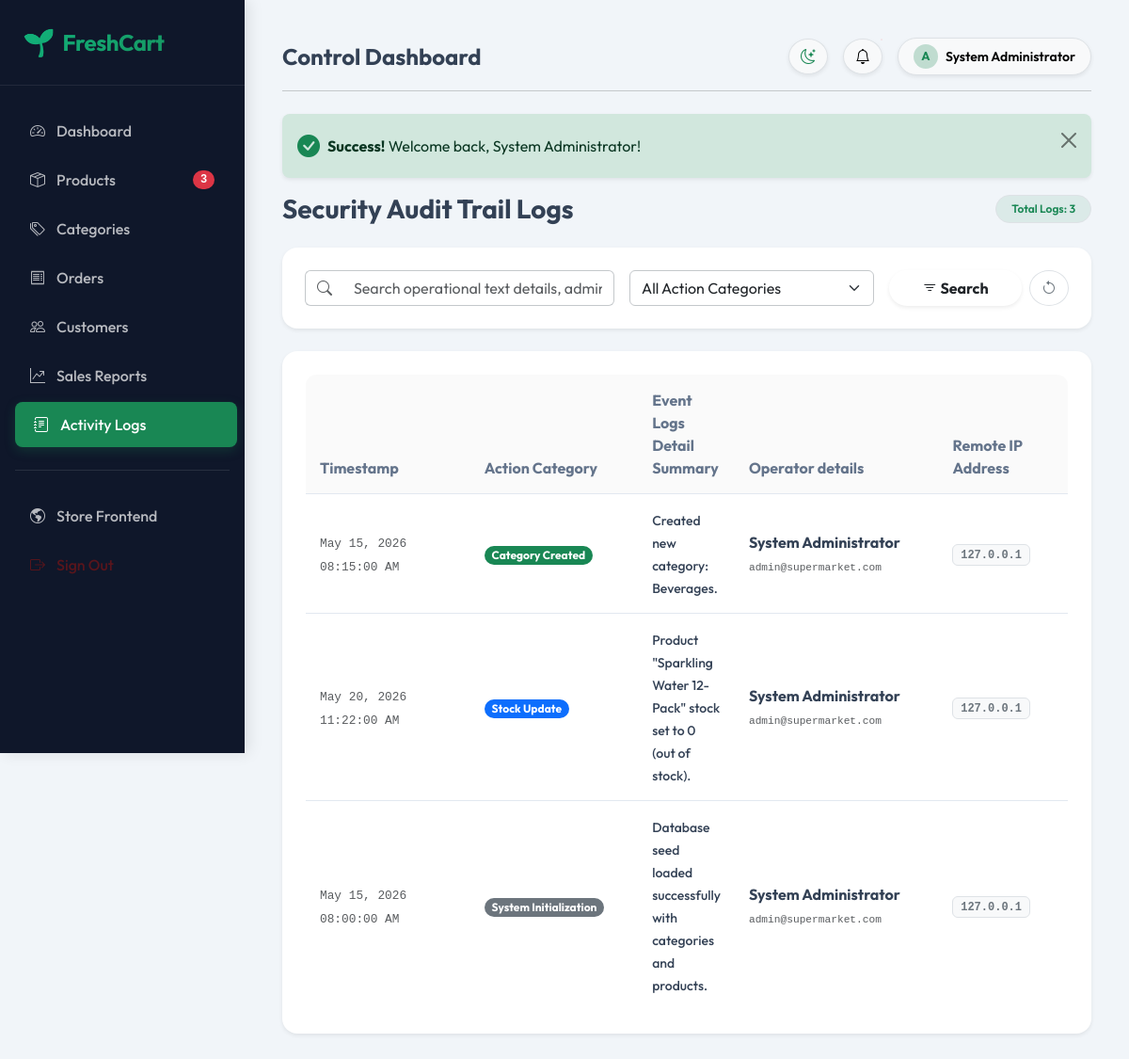
Screenshot of /admin/logs.php (signed in) with the database file from the repository.
### tables this page shows
CREATE TABLE `users` (
    `id` INT AUTO_INCREMENT PRIMARY KEY,
    `name` VARCHAR(100) NOT NULL,
    `email` VARCHAR(150) NOT NULL UNIQUE,
    `password` VARCHAR(255) NOT NULL,
    `role` ENUM('customer', 'admin') DEFAULT 'customer',
    `phone` VARCHAR(20) DEFAULT NULL,
    `address` TEXT DEFAULT NULL,
    `city` VARCHAR(100) DEFAULT NULL,
    `status` ENUM('active', 'inactive', 'blocked') DEFAULT 'active',
    `verification_token` VARCHAR(255) DEFAULT NULL,
    `email_verified` TINYINT(1) DEFAULT 0,
    `remember_token` VARCHAR(255) DEFAULT NULL,
    `created_at` TIMESTAMP DEFAULT CURRENT_TIMESTAMP,
    `updated_at` TIMESTAMP DEFAULT CURRENT_TIMESTAMP ON UPDATE CURRENT_TIMESTAMP,
    INDEX `idx_email` (`email`),
    INDEX `idx_role` (`role`)
);

CREATE TABLE `admin_logs` (
    `id` INT AUTO_INCREMENT PRIMARY KEY,
    `admin_id` INT NOT NULL,
    `action` VARCHAR(100) NOT NULL,
    `details` TEXT NOT NULL,
    `ip_address` VARCHAR(45) NOT NULL,
    `created_at` TIMESTAMP DEFAULT CURRENT_TIMESTAMP,
    FOREIGN KEY (`admin_id`) REFERENCES `users` (`id`) ON DELETE CASCADE
);

### includes/functions.php (called while the page is built, shortened)
<?php
function sanitize($data) {
    return htmlspecialchars(trim($data), ENT_QUOTES, 'UTF-8');
}
function is_logged_in() {
    return isset($_SESSION['user_id']) && isset($_SESSION['user_role']);
}
function get_logged_in_user($pdo) {
    $stmt = $pdo->prepare("SELECT * FROM users WHERE id = ?");
    $stmt->execute([$_SESSION['user_id']]);
    return $stmt->fetch();
}

### admin/logs.php (the view, shortened to what this page needs)
<?php
require_once __DIR__ . '/../includes/admin_header.php';
$limit = 15;
$page = isset($_GET['page']) && is_numeric($_GET['page']) ? (int)$_GET['page'] : 1;
$search = isset($_GET['search']) ? trim(sanitize($_GET['search'])) : '';
$action_filter = isset($_GET['action_filter']) ? sanitize($_GET['action_filter']) : 'All';
$sql_where = " WHERE 1=1";
$params = [];
try {
    $stmt_tot = $pdo->prepare("
        SELECT COUNT(*)
        FROM admin_logs l
        JOIN users u ON l.admin_id = u.id
        $sql_where
    ");
    $stmt_tot->execute($params);
    $total_rows = (int)$stmt_tot->fetchColumn();
} catch (PDOException $e) {
    $total_rows = 0;
}
$offset = ($page - 1) * $limit;
$logs_list = [];
try {
    $stmt_list = $pdo->prepare("
        SELECT l.*, u.name as admin_name, u.email as admin_email
        FROM admin_logs l
        JOIN users u ON l.admin_id = u.id
        $sql_where
        ORDER BY l.id DESC
        LIMIT $limit OFFSET $offset
    ");
    $stmt_list->execute($params);
    $logs_list = $stmt_list->fetchAll();
} catch (PDOException $e) {
    $_SESSION['flash_error'] = "Failed to load audit logs: " . $e->getMessage();
}
?>
<div class="d-flex justify-content-between align-items-center mb-4">
    <h3 class="fw-bold mb-0 text-dark" style="color: var(--admin-text-main) !important;">Security Audit Trail Logs</h3>
    <span class="badge bg-success bg-opacity-10 text-success rounded-pill px-3 py-2 fw-semibold border">Total Logs: <?php echo $total_rows; ?></span>
</div>
<div class="card border-0 shadow-sm rounded-4 admin-glass-card p-4 mb-4">
    <form action="logs.php" method="GET" class="row g-3">
        <div class="col-lg-5 col-md-6">
            <div class="input-group">
                <span class="input-group-text bg-white border-end-0 border-secondary-subtle"><i class="bi bi-search text-muted"></i></span>
                <input type="text" name="search" class="form-control border-start-0 border-secondary-subtle py-2.5" placeholder="Search operational text details, admin names..." value="<?php echo sanitize($search); ?>">
            </div>
        </div>
        <div class="col-lg-4 col-md-4">
            <select name="action_filter" class="form-select py-2.5 border-secondary-subtle">
                <option value="All" <?php echo $action_filter === 'All' ? 'selected' : ''; ?>>All Action Categories</option>
            </select>
        </div>
        <div class="col-lg-3 col-md-2 d-flex gap-2">
            <button type="submit" class="btn btn-success-gradient w-100 py-2.5 rounded-pill fw-bold shadow-sm"><i class="bi bi-filter"></i> Search</button>
            <a href="logs.php" class="btn btn-outline-secondary py-2.5 rounded-circle border" title="Reset Filters"><i class="bi bi-arrow-counterclockwise"></i></a>
        </div>
    </form>
</div>
<div class="card border-0 shadow-sm rounded-4 admin-glass-card p-4 mb-4">
    <?php if (empty($logs_list)): ?>
        <div class="text-center py-5 text-muted">
            <span class="fs-1 d-block mb-3">🔍</span>
            <h5 class="fw-semibold">No Audit Records Found</h5>
            <p class="small mb-0">No historical records match your current filter parameters.</p>
        </div>
    <?php else: ?>
        <div class="table-responsive">
            <table class="table align-middle admin-table mb-0">
                <thead>
                    <tr class="text-muted">
                        <th scope="col" style="width: 180px;">Timestamp</th>
                        <th scope="col" style="width: 180px;">Action Category</th>
                        <th scope="col">Event Logs Detail Summary</th>
                        <th scope="col" style="width: 220px;">Operator details</th>
                        <th scope="col" style="width: 140px;">Remote IP Address</th>
                    </tr>
                </thead>
                <tbody>
                    <?php foreach ($logs_list as $log):
                        $act_badge = 'bg-secondary';
                        if (str_contains($log['action'], 'Create') || str_contains($log['action'], 'Added')) $act_badge = 'bg-success';
                        if (str_contains($log['action'], 'Mod') || str_contains($log['action'], 'Update')) $act_badge = 'bg-primary';
                    ?>
                        <tr>
                            <td>
                                <span class="small text-muted font-monospace" style="font-size:0.8rem;"><?php echo date('M d, Y h:i:s A', strtotime($log['created_at'])); ?></span>
                            </td>
                            <td>
                                <span class="badge <?php echo $act_badge; ?> rounded-pill px-2.5 py-1 small"><?php echo sanitize($log['action']); ?></span>
                            </td>
                            <td>
                                <span class="small text-dark fw-medium" style="color: var(--admin-text-main) !important;"><?php echo sanitize($log['details']); ?></span>
                            </td>
                            <td>
                                <strong class="text-dark d-block" style="color: var(--admin-text-main) !important;"><?php echo sanitize($log['admin_name']); ?></strong>
                                <code class="small text-muted" style="font-size:0.7rem;"><?php echo sanitize($log['admin_email']); ?></code>
                            </td>
                            <td>
                                <span class="badge bg-light border text-secondary font-monospace" style="font-size:0.75rem;"><?php echo sanitize($log['ip_address']); ?></span>
                            </td>
                        </tr>
                    <?php endforeach; ?>
                </tbody>
            </table>
        </div>
    <?php endif; ?>
</div>
<?php require_once __DIR__ . '/../includes/admin_footer.php'; ?>

### includes/admin_header.php (shortened to what this page needs)
<?php
require_once __DIR__ . '/config.php';
require_once __DIR__ . '/functions.php';
$admin_user = get_logged_in_user($pdo);
$stmt_stock_alert = $pdo->query("SELECT COUNT(*) FROM products WHERE stock <= 15 AND status = 'active'");
$low_stock_count = (int)$stmt_stock_alert->fetchColumn();
$current_page = basename($_SERVER['PHP_SELF']);
?>
<!DOCTYPE html>
<html lang="en" data-theme="light">
<head>
    <link href="https://cdn.jsdelivr.net/npm/bootstrap@5.3.0/dist/css/bootstrap.min.css" rel="stylesheet">
    <link href="https://cdn.jsdelivr.net/npm/bootstrap-icons@1.10.5/font/bootstrap-icons.css" rel="stylesheet">
    <link href="<?php echo BASE_URL; ?>/assets/css/admin.css" rel="stylesheet">
</head>
<body>
<div class="admin-sidebar" id="adminSidebar">
    <div class="p-4 d-flex align-items-center gap-2 admin-sidebar-brand">
        <span class="fs-3">🌱</span>
        <span class="fs-4 fw-bold">FreshCart</span>
    </div>
    <div class="mt-4">
        <a href="<?php echo BASE_URL; ?>/admin/index.php" class="admin-nav-link <?php echo $current_page === 'index.php' ? 'active' : ''; ?>">
            <i class="bi bi-speedometer2"></i>
            <span>Dashboard</span>
        </a>
        <a href="<?php echo BASE_URL; ?>/admin/products.php" class="admin-nav-link <?php echo $current_page === 'products.php' ? 'active' : ''; ?>">
            <i class="bi bi-box-seam"></i>
            <span>Products</span>
            <?php if ($low_stock_count > 0): ?>
                <span class="badge bg-danger ms-auto rounded-pill font-monospace" style="font-size:0.75rem;"><?php echo $low_stock_count; ?></span>
            <?php endif; ?>
        </a>
        <a href="<?php echo BASE_URL; ?>/admin/categories.php" class="admin-nav-link <?php echo $current_page === 'categories.php' ? 'active' : ''; ?>">
            <i class="bi bi-tags"></i>
            <span>Categories</span>
        </a>
        <a href="<?php echo BASE_URL; ?>/admin/orders.php" class="admin-nav-link <?php echo $current_page === 'orders.php' ? 'active' : ''; ?>">
            <i class="bi bi-receipt"></i>
            <span>Orders</span>
        </a>
        <a href="<?php echo BASE_URL; ?>/admin/customers.php" class="admin-nav-link <?php echo $current_page === 'customers.php' ? 'active' : ''; ?>">
            <i class="bi bi-people"></i>
            <span>Customers</span>
        </a>
        <a href="<?php echo BASE_URL; ?>/admin/reports.php" class="admin-nav-link <?php echo $current_page === 'reports.php' ? 'active' : ''; ?>">
            <i class="bi bi-graph-up-arrow"></i>
            <span>Sales Reports</span>
        </a>
        <a href="<?php echo BASE_URL; ?>/admin/logs.php" class="admin-nav-link <?php echo $current_page === 'logs.php' ? 'active' : ''; ?>">
            <i class="bi bi-journal-text"></i>
            <span>Activity Logs</span>
        </a>
        <hr class="mx-3 my-4 rgba-white" style="opacity: 0.1;">
        <a href="<?php echo BASE_URL; ?>/customer/index.php" class="admin-nav-link" target="_blank">
            <i class="bi bi-globe-americas"></i>
            <span>Store Frontend</span>
        </a>
        <a href="<?php echo BASE_URL; ?>/admin/logout.php" class="admin-nav-link text-danger-emphasis">
            <i class="bi bi-box-arrow-right"></i>
            <span>Sign Out</span>
        </a>
    </div>
</div>
<div class="admin-workspace">
    <header class="d-flex justify-content-between align-items-center mb-4 pb-3 border-bottom border-secondary-subtle">
        <div class="d-flex align-items-center gap-3">
            <h4 class="fw-bold mb-0 text-dark" style="color: var(--admin-text-main) !important;">Control Dashboard</h4>
        </div>
        <div class="d-flex align-items-center gap-3">
            <button class="btn btn-light shadow-sm rounded-circle border" id="adminThemeToggle" title="Toggle Light/Dark Theme">
                <i class="bi bi-moon-stars" id="adminThemeToggleIcon"></i>
            </button>
            <div class="dropdown">
                <button class="btn btn-light shadow-sm rounded-circle border position-relative" type="button" data-bs-toggle="dropdown" aria-expanded="false">
                    <i class="bi bi-bell"></i>
                    <?php if ($low_stock_count > 0): ?>
                        <span class="position-absolute top-0 start-100 translate-middle p-1.5 bg-danger border border-light rounded-circle"></span>
                    <?php endif; ?>
                </button>
            </div>
            <div class="dropdown">
                <button class="btn btn-light shadow-sm rounded-pill border px-3 py-1.5 d-flex align-items-center gap-2" type="button" data-bs-toggle="dropdown" aria-expanded="false">
                    <div class="rounded-circle bg-success bg-opacity-25 text-success d-flex align-items-center justify-content-center" style="width:26px; height:26px; font-weight:bold; font-size:0.8rem;">A</div>
                    <span class="fw-semibold small d-none d-sm-inline"><?php echo sanitize($admin_user['name']); ?></span>
                </button>
            </div>
        </div>
    </header>
    <div class="container-fluid p-0">
        <?php if (isset($_SESSION['flash_success'])): ?>
            <div class="alert alert-success alert-dismissible fade show border-0 shadow-sm rounded-3 py-3" role="alert">
                <div class="d-flex align-items-center gap-2">
                    <i class="bi bi-check-circle-fill text-success fs-4"></i>
                    <div>
                        <strong>Success!</strong> <?php echo $_SESSION['flash_success']; unset($_SESSION['flash_success']); ?>
                    </div>
                </div>
                <button type="button" class="btn-close" data-bs-dismiss="alert" aria-label="Close"></button>
            </div>
        <?php endif; ?>
    </div>

### assets/css/admin.css (style rules this page uses)
:root { --admin-sidebar-bg: #0f172a; --admin-sidebar-hover: #1e293b; --admin-primary: #198754; --admin-light-bg: #f1f5f9; --admin-card-bg: #ffffff; --admin-text-main: #334155; --admin-text-muted: #64748b; --admin-border: #e2e8f0; }
body { font-family: 'Outfit', sans-serif; background-color: var(--admin-light-bg); color: var(--admin-text-main); transition: background-color 0.3s ease; overflow-x: hidden; }
.admin-sidebar { background-color: var(--admin-sidebar-bg); color: #ffffff; min-height: 100vh; width: 260px; position: fixed; top: 0; left: 0; z-index: 1000; transition: all 0.3s ease; box-shadow: 4px 0 15px rgba(0, 0, 0, 0.1); }
.admin-sidebar-brand { font-weight: 800; font-size: 1.4rem; letter-spacing: -0.5px; background: linear-gradient(135deg, #10b981 0%, #198754 100%); -webkit-background-clip: text; -webkit-text-fill-color: transparent; border-bottom: 1px solid rgba(255, 255, 255, 0.08); }
.admin-nav-link { color: rgba(255, 255, 255, 0.7); text-decoration: none; font-weight: 500; padding: 12px 20px; border-radius: 8px; display: flex; align-items: center; gap: 12px; transition: all 0.2s ease; margin: 4px 12px; }
.admin-nav-link:hover, .admin-nav-link.active { background-color: var(--admin-sidebar-hover); color: #ffffff; transform: translateX(4px); }
.admin-nav-link.active { background-color: var(--admin-primary); box-shadow: 0 4px 12px rgba(25, 135, 84, 0.25); }
.admin-workspace { margin-left: 260px; padding: 40px; min-height: 100vh; transition: all 0.3s ease; }
.admin-glass-card { background-color: var(--admin-card-bg); border: 1px solid var(--admin-border); border-radius: 16px; box-shadow: 0 4px 6px -1px rgba(0,0,0,0.05); }
.admin-table { background-color: var(--admin-card-bg); border: 1px solid var(--admin-border); border-radius: 12px; overflow: hidden; }
.admin-table th { background-color: rgba(0, 0, 0, 0.02); font-weight: 700; color: var(--admin-text-muted); border-bottom: 1px solid var(--admin-border); padding: 15px; }
.admin-table td { padding: 15px; border-bottom: 1px solid var(--admin-border); color: var(--admin-text-main); }

### rows the page displays
users: name "System Administrator"
admin_logs: created_at "May 15, 2026 08:15:00 AM", action "Category Created", details "Created new category: Beverages.", admin.name "System Administrator", admin.email "admin@supermarket.com", ip_address "127.0.0.1"
admin_logs: created_at "May 20, 2026 11:22:00 AM", action "Stock Update", details "Product \"Sparkling Water 12-Pack\" stock set to 0 (out of stock).", admin.name "System Administrator", admin.email "admin@supermarket.com", ip_address "127.0.0.1"
admin_logs: created_at "May 15, 2026 08:00:00 AM", action "System Initialization", details "Database seed loaded successfully with categories and products.", admin.name "System Administrator", admin.email "admin@supermarket.com", ip_address "127.0.0.1"

### other values shown
$low_stock_count "3"
$_SESSION['flash_success'] "Welcome back, System Administrator!"
$total_rows "3"
